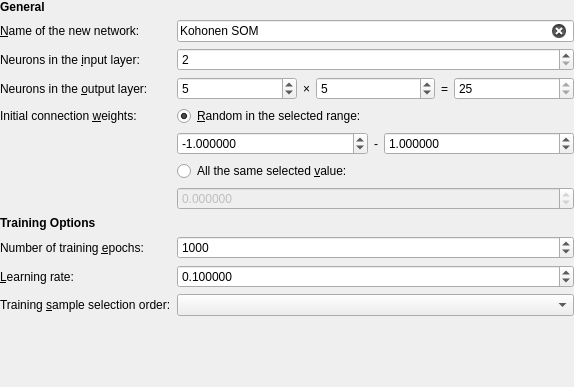
<?xml version="1.0" encoding="UTF-8"?>
<ui version="4.0">
 <class>KohonenCreateNetworkWidget</class>
 <widget class="QWidget" name="KohonenCreateNetworkWidget">
  <property name="geometry">
   <rect>
    <x>0</x>
    <y>0</y>
    <width>574</width>
    <height>387</height>
   </rect>
  </property>
  <property name="windowTitle">
   <string>Form</string>
  </property>
  <layout class="QFormLayout" name="formLayout">
   <property name="leftMargin">
    <number>0</number>
   </property>
   <property name="topMargin">
    <number>0</number>
   </property>
   <property name="rightMargin">
    <number>0</number>
   </property>
   <property name="bottomMargin">
    <number>0</number>
   </property>
   <item row="0" column="0">
    <widget class="QLabel" name="labelHeadingGeneral">
     <property name="font">
      <font>
       <weight>75</weight>
       <bold>true</bold>
      </font>
     </property>
     <property name="text">
      <string>General</string>
     </property>
    </widget>
   </item>
   <item row="1" column="0">
    <widget class="QLabel" name="labelNetworkName">
     <property name="text">
      <string>&amp;Name of the new network:</string>
     </property>
     <property name="buddy">
      <cstring>editNetworkName</cstring>
     </property>
    </widget>
   </item>
   <item row="1" column="1">
    <widget class="QLineEdit" name="editNetworkName">
     <property name="text">
      <string>Kohonen SOM</string>
     </property>
     <property name="maxLength">
      <number>50</number>
     </property>
     <property name="placeholderText">
      <string>Enter network name</string>
     </property>
     <property name="clearButtonEnabled">
      <bool>true</bool>
     </property>
    </widget>
   </item>
   <item row="2" column="0">
    <widget class="QLabel" name="labelInputNeuronCount">
     <property name="text">
      <string>Neurons in the &amp;input layer:</string>
     </property>
     <property name="buddy">
      <cstring>editInputNeuronCount</cstring>
     </property>
    </widget>
   </item>
   <item row="2" column="1">
    <widget class="QSpinBox" name="editInputNeuronCount">
     <property name="minimum">
      <number>2</number>
     </property>
     <property name="maximum">
      <number>10</number>
     </property>
     <property name="value">
      <number>2</number>
     </property>
    </widget>
   </item>
   <item row="3" column="0">
    <widget class="QLabel" name="labelOutputNeuronCount">
     <property name="text">
      <string>Neurons in the &amp;output layer:</string>
     </property>
     <property name="buddy">
      <cstring>editOutputNeuronSideCount</cstring>
     </property>
    </widget>
   </item>
   <item row="3" column="1">
    <layout class="QHBoxLayout" name="horizontalLayout" stretch="1,0,1,0,1">
     <item>
      <widget class="QSpinBox" name="editOutputNeuronSideCount">
       <property name="minimum">
        <number>2</number>
       </property>
       <property name="maximum">
        <number>10</number>
       </property>
       <property name="value">
        <number>5</number>
       </property>
      </widget>
     </item>
     <item>
      <widget class="QLabel" name="labelOutputNeuronTimes">
       <property name="sizePolicy">
        <sizepolicy hsizetype="Fixed" vsizetype="Preferred">
         <horstretch>0</horstretch>
         <verstretch>0</verstretch>
        </sizepolicy>
       </property>
       <property name="text">
        <string>×</string>
       </property>
       <property name="alignment">
        <set>Qt::AlignCenter</set>
       </property>
      </widget>
     </item>
     <item>
      <widget class="QSpinBox" name="editOutputNeuronSideCount2">
       <property name="minimum">
        <number>2</number>
       </property>
       <property name="maximum">
        <number>10</number>
       </property>
       <property name="value">
        <number>5</number>
       </property>
      </widget>
     </item>
     <item>
      <widget class="QLabel" name="labelOutputNeuronEquals">
       <property name="sizePolicy">
        <sizepolicy hsizetype="Fixed" vsizetype="Preferred">
         <horstretch>0</horstretch>
         <verstretch>0</verstretch>
        </sizepolicy>
       </property>
       <property name="text">
        <string>=</string>
       </property>
       <property name="alignment">
        <set>Qt::AlignCenter</set>
       </property>
      </widget>
     </item>
     <item>
      <widget class="QSpinBox" name="editOutputNeuronTotalCount">
       <property name="readOnly">
        <bool>true</bool>
       </property>
       <property name="minimum">
        <number>4</number>
       </property>
       <property name="maximum">
        <number>100</number>
       </property>
       <property name="value">
        <number>25</number>
       </property>
      </widget>
     </item>
    </layout>
   </item>
   <item row="4" column="0">
    <widget class="QLabel" name="labelInitialWeights">
     <property name="text">
      <string>Initial connection &amp;weights:</string>
     </property>
     <property name="buddy">
      <cstring>radioWeightsRandom</cstring>
     </property>
    </widget>
   </item>
   <item row="4" column="1">
    <widget class="QRadioButton" name="radioWeightsRandom">
     <property name="text">
      <string>&amp;Random in the selected range:</string>
     </property>
     <property name="checked">
      <bool>true</bool>
     </property>
    </widget>
   </item>
   <item row="5" column="1">
    <layout class="QHBoxLayout" name="horizontalLayout_2" stretch="1,0,1">
     <item>
      <widget class="QDoubleSpinBox" name="editWeightsRandomMin">
       <property name="decimals">
        <number>6</number>
       </property>
       <property name="minimum">
        <double>-1000000.000000000000000</double>
       </property>
       <property name="maximum">
        <double>1000000.000000000000000</double>
       </property>
       <property name="value">
        <double>-1.000000000000000</double>
       </property>
      </widget>
     </item>
     <item>
      <widget class="QLabel" name="label">
       <property name="sizePolicy">
        <sizepolicy hsizetype="Fixed" vsizetype="Preferred">
         <horstretch>0</horstretch>
         <verstretch>0</verstretch>
        </sizepolicy>
       </property>
       <property name="text">
        <string>-</string>
       </property>
       <property name="alignment">
        <set>Qt::AlignCenter</set>
       </property>
      </widget>
     </item>
     <item>
      <widget class="QDoubleSpinBox" name="editWeightsRandomMax">
       <property name="decimals">
        <number>6</number>
       </property>
       <property name="minimum">
        <double>-1000000.000000000000000</double>
       </property>
       <property name="maximum">
        <double>1000000.000000000000000</double>
       </property>
       <property name="value">
        <double>1.000000000000000</double>
       </property>
      </widget>
     </item>
    </layout>
   </item>
   <item row="6" column="1">
    <widget class="QRadioButton" name="radioWeightsValue">
     <property name="text">
      <string>All the same selected &amp;value:</string>
     </property>
    </widget>
   </item>
   <item row="7" column="1">
    <widget class="QDoubleSpinBox" name="editWeightsValue">
     <property name="enabled">
      <bool>false</bool>
     </property>
     <property name="decimals">
      <number>6</number>
     </property>
     <property name="minimum">
      <double>-1000000.000000000000000</double>
     </property>
     <property name="maximum">
      <double>1000000.000000000000000</double>
     </property>
    </widget>
   </item>
   <item row="8" column="0">
    <widget class="QLabel" name="labelHeadingTrainingOptions">
     <property name="font">
      <font>
       <weight>75</weight>
       <bold>true</bold>
      </font>
     </property>
     <property name="text">
      <string>Training Options</string>
     </property>
    </widget>
   </item>
   <item row="9" column="0">
    <widget class="QLabel" name="labelTrainingMaxEpochs">
     <property name="text">
      <string>Number of training &amp;epochs:</string>
     </property>
     <property name="buddy">
      <cstring>editTrainingMaxEpochs</cstring>
     </property>
    </widget>
   </item>
   <item row="9" column="1">
    <widget class="QSpinBox" name="editTrainingMaxEpochs">
     <property name="minimum">
      <number>1</number>
     </property>
     <property name="maximum">
      <number>100000</number>
     </property>
     <property name="value">
      <number>1000</number>
     </property>
    </widget>
   </item>
   <item row="10" column="0">
    <widget class="QLabel" name="labelLearningRate">
     <property name="text">
      <string>&amp;Learning rate:</string>
     </property>
     <property name="buddy">
      <cstring>editLearningRate</cstring>
     </property>
    </widget>
   </item>
   <item row="10" column="1">
    <widget class="QDoubleSpinBox" name="editLearningRate">
     <property name="decimals">
      <number>6</number>
     </property>
     <property name="minimum">
      <double>0.000001000000000</double>
     </property>
     <property name="maximum">
      <double>1.000000000000000</double>
     </property>
     <property name="singleStep">
      <double>0.100000000000000</double>
     </property>
     <property name="value">
      <double>0.100000000000000</double>
     </property>
    </widget>
   </item>
   <item row="11" column="0">
    <widget class="QLabel" name="labelSampleSelectionOrder">
     <property name="text">
      <string>Training &amp;sample selection order:</string>
     </property>
     <property name="buddy">
      <cstring>comboBoxSampleSelectionOrder</cstring>
     </property>
    </widget>
   </item>
   <item row="11" column="1">
    <widget class="QComboBox" name="comboBoxSampleSelectionOrder"/>
   </item>
  </layout>
 </widget>
 <tabstops>
  <tabstop>editNetworkName</tabstop>
  <tabstop>editInputNeuronCount</tabstop>
  <tabstop>editOutputNeuronSideCount</tabstop>
  <tabstop>editOutputNeuronSideCount2</tabstop>
  <tabstop>editOutputNeuronTotalCount</tabstop>
  <tabstop>radioWeightsRandom</tabstop>
  <tabstop>editWeightsRandomMin</tabstop>
  <tabstop>editWeightsRandomMax</tabstop>
  <tabstop>radioWeightsValue</tabstop>
  <tabstop>editWeightsValue</tabstop>
  <tabstop>editTrainingMaxEpochs</tabstop>
  <tabstop>editLearningRate</tabstop>
  <tabstop>comboBoxSampleSelectionOrder</tabstop>
 </tabstops>
 <resources/>
 <connections/>
</ui>
